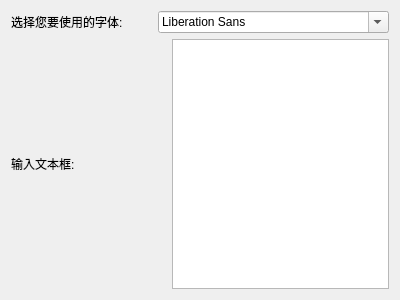
<?xml version="1.0" encoding="UTF-8"?>
<ui version="4.0">
 <class>Form</class>
 <widget class="QWidget" name="Form">
  <property name="windowModality">
   <enum>Qt::NonModal</enum>
  </property>
  <property name="geometry">
   <rect>
    <x>0</x>
    <y>0</y>
    <width>400</width>
    <height>300</height>
   </rect>
  </property>
  <property name="windowTitle">
   <string>fontComboBox</string>
  </property>
  <layout class="QVBoxLayout" name="verticalLayout">
   <item>
    <layout class="QHBoxLayout" name="horizontalLayout">
     <item>
      <widget class="QLabel" name="label">
       <property name="text">
        <string>选择您要使用的字体:</string>
       </property>
      </widget>
     </item>
     <item>
      <widget class="QFontComboBox" name="fontComboBox"/>
     </item>
    </layout>
   </item>
   <item>
    <layout class="QHBoxLayout" name="horizontalLayout_2">
     <item>
      <widget class="QLabel" name="label_2">
       <property name="text">
        <string>输入文本框:</string>
       </property>
      </widget>
     </item>
     <item>
      <spacer name="horizontalSpacer">
       <property name="orientation">
        <enum>Qt::Horizontal</enum>
       </property>
       <property name="sizeHint" stdset="0">
        <size>
         <width>130</width>
         <height>20</height>
        </size>
       </property>
      </spacer>
     </item>
     <item>
      <widget class="QTextEdit" name="textEdit"/>
     </item>
    </layout>
   </item>
  </layout>
 </widget>
 <resources/>
 <connections/>
</ui>
